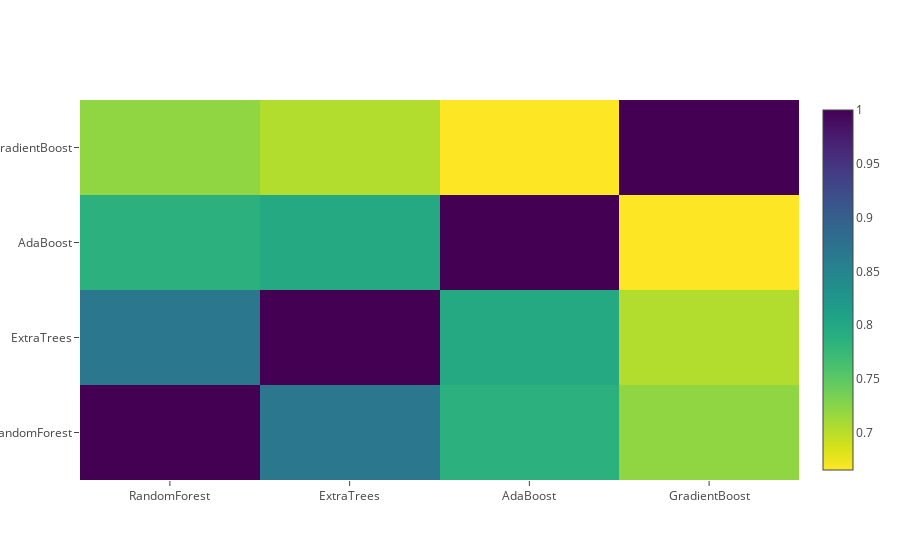

Notebook code cell kept with this figure:
### Code cell
data = [
    go.Heatmap(
        z= base_predictions_train.astype(float).corr().values ,
        x=base_predictions_train.columns.values,
        y= base_predictions_train.columns.values,
          colorscale='Viridis',
            showscale=True,
            reversescale = True
    )
]
py.iplot(data, filename='labelled-heatmap')

### Figure 1 — Plotly figure (JSON) as saved in the notebook; plotly's stock layout.template omitted (floating-point values rounded to 4 significant figures)
{"data": [{"colorscale": "Viridis", "reversescale": true, "showscale": true, "type": "heatmap", "uid": "b4dba5f3-53ed-4d87-8ffb-8889d55e5b56", "x": ["RandomForest", "ExtraTrees", "AdaBoost", "GradientBoost"], "y": ["RandomForest", "ExtraTrees", "AdaBoost", "GradientBoost"], "z": [[1, 0.8672, 0.7874, 0.7208], [0.8672, 1, 0.7969, 0.7038], [0.7874, 0.7969, 1, 0.6654], [0.7208, 0.7038, 0.6654, 1]]}], "layout": {}}
